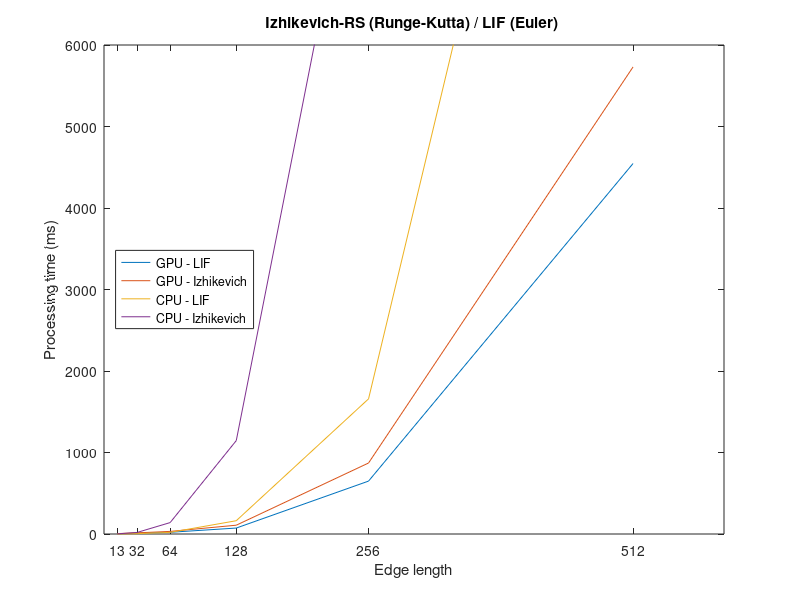

This figure's MATLAB source:


neurons = @(w) w .^ 2;

% connections for 
% 8 cardinals
% edges   % sides   % inner points
%connections8 = @(w) (4 * 3)  +   ((w - 2) * 4 * 5 ) + ( (w - 2) .^ 2 * 8);
 
% connections for 4 cardinals 
%connections4 = @(w) (4 * 2)  +   ((w - 2) * 4 * 3 ) + ( (w - 2) .^ 2 * 4); 

w = [13 32 64 128 256 512];

w2 = [13 32 64 128 256];  % [:-1]
%n = neurons(w);
%c4 = connections4(w);
%c8 = connections8(w);


figure(6, "position", [100, 100, 600,320]);

##		const int nLength = 6;
##		int lengths[] = { 13, 32, 64, 128, 256, 512 };  //   
##    if (iModel == IZH) {
##      sim->setIntegrationMethod(RUNGE_KUTTA4, 10);
##    if (iModel == LIF) {
##	    sim->setIntegrationMethod(FORWARD_EULER, 2);     
       
##CPU,IZH,13,26,2
##CPU,IZH,32,64,20
##CPU,IZH,64,128,151
##CPU,IZH,128,256,1193
##CPU,IZH,256,512,9379

##CPU,LIF,13,26,0
##CPU,LIF,32,64,4
##CPU,LIF,64,128,20
##CPU,LIF,128,256,163
##CPU,LIF,256,512,1658
##CPU,LIF,512,1024,15214

##GPU,IZH,13,26,5
##GPU,IZH,32,64,14
##GPU,IZH,64,128,32
##GPU,IZH,128,256,108
##GPU,IZH,256,512,871
##GPU,IZH,512,1024,5731

##GPU,LIF,13,26,3
##GPU,LIF,32,64,9
##GPU,LIF,64,128,21
##GPU,LIF,128,256,73
##GPU,LIF,256,512,649
##GPU,LIF,512,1024,4546

% second chart
% LIF, IzhRS, CPU / GPU => 4   show break even 
% Integration method IZH Runge Cutta 10,  LIF ForwardEuler 2
CPU_IZH = [2, 19, 140, 1146, 9368, 9368];  % RUNGE_KUTTA4, 10   -- cut w
CPU_LIF = [0,  4,  20,  163, 1658, 15214];  % FORWARD_EULER, 2
%CPU_LIF = [1,  4,  33,  271, 2000];  % FORWARD_EULER, 4
GPU_IZH = [5,14,32,108,871,5731]; 
GPU_LIF = [3,9,21,73,649,4546];

% plot(w, CPU_IZH, w, CPU_LIF, w, GPU_IZH, w, GPU_LIF);

n = w.^2;
mt = w.*2;

%plot(w, mt ./ CPU_IZH , w, mt ./ CPU_LIF , w, mt ./ GPU_IZH, w , mt ./GPU_LIF );

%plot(n, GPU_LIF ./ GPU_IZH, n, CPU_LIF ./ CPU_IZH);

%plot(w, GPU_LIF ./ GPU_IZH, w, CPU_LIF ./ CPU_IZH);
%ylim([0.0, 1.05])

plot(w, GPU_LIF, w , GPU_IZH, w, CPU_LIF, w, CPU_IZH); %w, mt);
ylim([0.0, 6000])
xlim([0, 600])

xticks (w)

%line([13,26, 512, 1024], "color", "r"); 
%line([13,512], [26, 1024]]); 


title("Izhikevich-RS (Runge-Kutta) / LIF (Euler) ");
%xlabel('Neurons');
xlabel('Edge length');
ylabel('Processing time (ms)');

%hlgd = legend("GPU: Izh.RS/LIF", "CPU: Izh.-RS/LIF");

hlgd = legend("GPU - LIF", "GPU - Izhikevich", "CPU - LIF", "CPU - Izhikevich"); % "Realtime");


%legend(hlgd, "location", "eastoutside")
legend(hlgd, "location", "west");

%semilogy(w, n, w, c8, w, c4)

print("-S600,320", "perf_wave.png");
